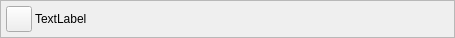
<?xml version="1.0" encoding="UTF-8"?>
<ui version="4.0">
 <class>Form</class>
 <widget class="QWidget" name="Form">
  <property name="geometry">
   <rect>
    <x>0</x>
    <y>0</y>
    <width>455</width>
    <height>38</height>
   </rect>
  </property>
  <property name="windowTitle">
   <string>Form</string>
  </property>
  <layout class="QHBoxLayout" name="horizontalLayout">
   <property name="leftMargin">
    <number>0</number>
   </property>
   <property name="topMargin">
    <number>0</number>
   </property>
   <property name="rightMargin">
    <number>0</number>
   </property>
   <property name="bottomMargin">
    <number>0</number>
   </property>
   <item>
    <widget class="QFrame" name="server_users_frame">
     <property name="minimumSize">
      <size>
       <width>0</width>
       <height>38</height>
      </size>
     </property>
     <property name="maximumSize">
      <size>
       <width>16777215</width>
       <height>38</height>
      </size>
     </property>
     <property name="frameShape">
      <enum>QFrame::StyledPanel</enum>
     </property>
     <property name="frameShadow">
      <enum>QFrame::Raised</enum>
     </property>
     <layout class="QHBoxLayout" name="horizontalLayout_2">
      <property name="spacing">
       <number>3</number>
      </property>
      <property name="leftMargin">
       <number>5</number>
      </property>
      <property name="topMargin">
       <number>5</number>
      </property>
      <property name="rightMargin">
       <number>5</number>
      </property>
      <property name="bottomMargin">
       <number>5</number>
      </property>
      <item>
       <widget class="QPushButton" name="server_user_image_label">
        <property name="minimumSize">
         <size>
          <width>26</width>
          <height>26</height>
         </size>
        </property>
        <property name="maximumSize">
         <size>
          <width>26</width>
          <height>26</height>
         </size>
        </property>
        <property name="text">
         <string/>
        </property>
       </widget>
      </item>
      <item>
       <widget class="QLabel" name="server_user_name_label">
        <property name="text">
         <string>TextLabel</string>
        </property>
       </widget>
      </item>
      <item>
       <widget class="QLabel" name="server_user_item_conn_label">
        <property name="minimumSize">
         <size>
          <width>26</width>
          <height>26</height>
         </size>
        </property>
        <property name="maximumSize">
         <size>
          <width>26</width>
          <height>26</height>
         </size>
        </property>
        <property name="text">
         <string/>
        </property>
       </widget>
      </item>
     </layout>
    </widget>
   </item>
  </layout>
 </widget>
 <resources/>
 <connections/>
</ui>
